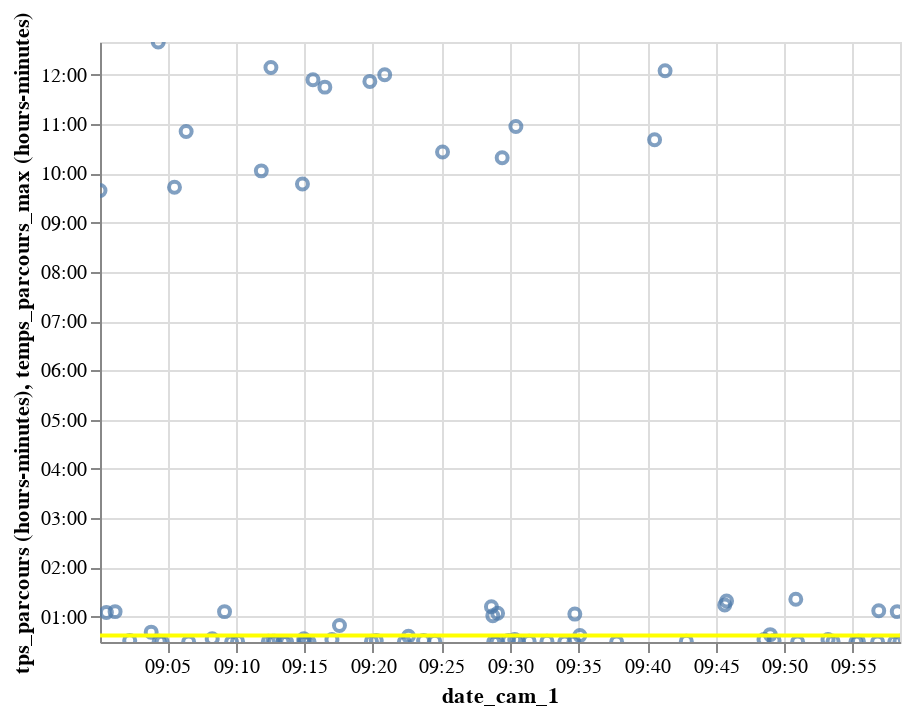

Write notebook code for a chart like this one.
### Code cell
test.graph()

### Figure 1 — Vega-Lite specification as saved in the notebook (floating-point values rounded to 4 significant figures)
{"$schema": "https://vega.github.io/schema/vega-lite/v2.6.0.json", "config": {"view": {"height": 300, "width": 400}}, "datasets": {"data-51ffed09dcfe7e4fa322f18aee914d3d": [{"date_cam_1": "2019-01-29T21:02:16", "date_cam_2": "2019-01-29T21:33:16", "immat": "a9344d65d954c7fedd1110ca4836267e14b4e948", "temps_parcours_max": "2018-01-01T00:37:54", "tps_parcours": "2018-01-01T00:31:00"}, {"date_cam_1": "2019-01-29T21:04:25", "date_cam_2": "2019-01-29T21:34:28", "immat": "2d6ccabd82b99c8f244802dc0987c04f5c147119", "temps_parcours_max": "2018-01-01T00:37:54", "tps_parcours": "2018-01-01T00:30:03"}, {"date_cam_1": "2019-01-29T21:04:38", "date_cam_2": "2019-01-29T21:34:34", "immat": "98af30a48fce5d90aaa4c8db5d55bddc7a5b4520", "temps_parcours_max": "2018-01-01T00:37:54", "tps_parcours": "2018-01-01T00:29:56"}, {"date_cam_1": "2019-01-29T21:06:34", "date_cam_2": "2019-01-29T21:35:40", "immat": "d29404c5b602ffa1c8d9d716cca8f651fba4ef9d", "temps_parcours_max": "2018-01-01T00:37:54", "tps_parcours": "2018-01-01T00:29:06"}, {"date_cam_1": "2019-01-29T21:09:42", "date_cam_2": "2019-01-29T21:38:55", "immat": "399962b015ff0b8db58427e91e6f6462c9df2a74", "temps_parcours_max": "2018-01-01T00:37:54", "tps_parcours": "2018-01-01T00:29:13"}, {"date_cam_1": "2019-01-29T21:10:08", "date_cam_2": "2019-01-29T21:40:16", "immat": "5d984404fa0677235f4a8a906dbb9dbe2be2e06d", "temps_parcours_max": "2018-01-01T00:37:54", "tps_parcours": "2018-01-01T00:30:08"}, {"date_cam_1": "2019-01-29T21:08:17", "date_cam_2": "2019-01-29T21:41:39", "immat": "06b0ad1d1a5a514af5016fb58a37bea307dee0e5", "temps_parcours_max": "2018-01-01T00:37:54", "tps_parcours": "2018-01-01T00:33:22"}, {"date_cam_1": "2019-01-29T21:12:23", "date_cam_2": "2019-01-29T21:42:36", "immat": "69a30d2759840691f4f5574173367f8e583ea17a", "temps_parcours_max": "2018-01-01T00:37:54", "tps_parcours": "2018-01-01T00:30:13"}, {"date_cam_1": "2019-01-29T21:12:42", "date_cam_2": "2019-01-29T21:42:52", "immat": "d5ae4ba85bdef28b59d32d9c648d87c91d6fc8ea", "temps_parcours_max": "2018-01-01T00:37:54", "tps_parcours": "2018-01-01T00:30:10"}, {"date_cam_1": "2019-01-29T21:13:27", "date_cam_2": "2019-01-29T21:42:54", "immat": "6c0ac098582f556199c5bec6f7d92ed7d2e9b653", "temps_parcours_max": "2018-01-01T00:37:54", "tps_parcours": "2018-01-01T00:29:27"}, {"date_cam_1": "2019-01-29T21:12:50", "date_cam_2": "2019-01-29T21:42:57", "immat": "eee51d2e2ebeeef4d3a27e176f9360b7a3c6dd08", "temps_parcours_max": "2018-01-01T00:37:54", "tps_parcours": "2018-01-01T00:30:07"}, {"date_cam_1": "2019-01-29T21:13:43", "date_cam_2": "2019-01-29T21:43:30", "immat": "ec56573e7620bbdc07579d7945ae56b9786d992b", "temps_parcours_max": "2018-01-01T00:37:54", "tps_parcours": "2018-01-01T00:29:47"}, {"date_cam_1": "2019-01-29T21:15:04", "date_cam_2": "2019-01-29T21:44:35", "immat": "388be98e57218419dee7509721c10a3fa1fcda17", "temps_parcours_max": "2018-01-01T00:37:54", "tps_parcours": "2018-01-01T00:29:31"}, {"date_cam_1": "2019-01-29T21:14:58", "date_cam_2": "2019-01-29T21:44:44", "immat": "c2c7a297b19cda08312264552d4950941434af57", "temps_parcours_max": "2018-01-01T00:37:54", "tps_parcours": "2018-01-01T00:29:46"}, {"date_cam_1": "2019-01-29T21:15:21", "date_cam_2": "2019-01-29T21:45:12", "immat": "8073aa6872aacdb7e7e4106ef0b0bb9470e8422c", "temps_parcours_max": "2018-01-01T00:37:54", "tps_parcours": "2018-01-01T00:29:51"}, {"date_cam_1": "2019-01-29T21:03:50", "date_cam_2": "2019-01-29T21:45:15", "immat": "61019137bb39a0566b7b102239961b75119c6f3d", "temps_parcours_max": "2018-01-01T00:37:54", "tps_parcours": "2018-01-01T00:41:25"}, {"date_cam_1": "2019-01-29T21:14:58", "date_cam_2": "2019-01-29T21:48:21", "immat": "f5ee37ea48bb3bb4e229715a6b90b068fee116cd", "temps_parcours_max": "2018-01-01T00:37:54", "tps_parcours": "2018-01-01T00:33:23"}, {"date_cam_1": "2019-01-29T21:17:01", "date_cam_2": "2019-01-29T21:49:19", "immat": "410455320553b613991a5eb67031cf94fa60a364", "temps_parcours_max": "2018-01-01T00:37:54", "tps_parcours": "2018-01-01T00:32:18"}, {"date_cam_1": "2019-01-29T21:19:54", "date_cam_2": "2019-01-29T21:50:31", "immat": "d3ab90443434dfa5fdde24ea0acce846d6fa397f", "temps_parcours_max": "2018-01-01T00:37:54", "tps_parcours": "2018-01-01T00:30:37"}, {"date_cam_1": "2019-01-29T21:22:18", "date_cam_2": "2019-01-29T21:51:28", "immat": "50d2cec6f52af42f54eb1953e1abb2847e8293d3", "temps_parcours_max": "2018-01-01T00:37:54", "tps_parcours": "2018-01-01T00:29:10"}, {"date_cam_1": "2019-01-29T21:20:15", "date_cam_2": "2019-01-29T21:52:10", "immat": "e7881b4a4eabec6b542737f59ead3828862b5022", "temps_parcours_max": "2018-01-01T00:37:54", "tps_parcours": "2018-01-01T00:31:55"}, {"date_cam_1": "2019-01-29T21:24:31", "date_cam_2": "2019-01-29T21:54:39", "immat": "d90d2382c0860ca41a564c74e89d91f1fe916c8b", "temps_parcours_max": "2018-01-01T00:37:54", "tps_parcours": "2018-01-01T00:30:08"}, {"date_cam_1": "2019-01-29T21:23:42", "date_cam_2": "2019-01-29T21:54:52", "immat": "f7108bc9a17409905afec6e69f1c41ce46e21ff1", "temps_parcours_max": "2018-01-01T00:37:54", "tps_parcours": "2018-01-01T00:31:10"}, {"date_cam_1": "2019-01-29T21:29:04", "date_cam_2": "2019-01-29T21:58:05", "immat": "2ebf03cfc1e677856792eeebcc8cbc8b831c9b28", "temps_parcours_max": "2018-01-01T00:37:54", "tps_parcours": "2018-01-01T00:29:01"}, {"date_cam_1": "2019-01-29T21:28:49", "date_cam_2": "2019-01-29T21:58:35", "immat": "8f147f79435a5785525ab44172b7bf28180489e1", "temps_parcours_max": "2018-01-01T00:37:54", "tps_parcours": "2018-01-01T00:29:46"}, {"date_cam_1": "2019-01-29T21:22:36", "date_cam_2": "2019-01-29T21:58:40", "immat": "0b73a5d32432dc41049418702165ef7988deaec7", "temps_parcours_max": "2018-01-01T00:37:54", "tps_parcours": "2018-01-01T00:36:04"}, {"date_cam_1": "2019-01-29T21:29:54", "date_cam_2": "2019-01-29T22:01:17", "immat": "115c419695c88b7c5d7dcdafa22e8f468cd397e8", "temps_parcours_max": "2018-01-01T00:37:54", "tps_parcours": "2018-01-01T00:31:23"}, {"date_cam_1": "2019-01-29T21:30:37", "date_cam_2": "2019-01-29T22:01:19", "immat": "666d0f0b85a4678c7d42fcd2b047cd2688683e51", "temps_parcours_max": "2018-01-01T00:37:54", "tps_parcours": "2018-01-01T00:30:42"}, {"date_cam_1": "2019-01-29T21:31:24", "date_cam_2": "2019-01-29T22:01:47", "immat": "47260f90803046023bfa80a7c0a6cf7c0d0d3cf6", "temps_parcours_max": "2018-01-01T00:37:54", "tps_parcours": "2018-01-01T00:30:23"}, {"date_cam_1": "2019-01-29T21:30:21", "date_cam_2": "2019-01-29T22:03:20", "immat": "e1330371d745717de639ec5a41201458c8e1da7b", "temps_parcours_max": "2018-01-01T00:37:54", "tps_parcours": "2018-01-01T00:32:59"}, {"date_cam_1": "2019-01-29T21:32:42", "date_cam_2": "2019-01-29T22:03:28", "immat": "ef8194d2ee2b5456e3e2705c56eacd2bb23bf0d7", "temps_parcours_max": "2018-01-01T00:37:54", "tps_parcours": "2018-01-01T00:30:46"}, {"date_cam_1": "2019-01-29T21:34:00", "date_cam_2": "2019-01-29T22:03:30", "immat": "db7195333635c8a8a76a41603455160eb12da4b1", "temps_parcours_max": "2018-01-01T00:37:54", "tps_parcours": "2018-01-01T00:29:30"}, {"date_cam_1": "2019-01-29T21:34:40", "date_cam_2": "2019-01-29T22:03:47", "immat": "524f259812b8f221c9ad47b6dd9a8c6aa11bc6f4", "temps_parcours_max": "2018-01-01T00:37:54", "tps_parcours": "2018-01-01T00:29:07"}, {"date_cam_1": "2019-01-29T21:00:34", "date_cam_2": "2019-01-29T22:05:56", "immat": "2dd85b80c98c0b92be9c6cfc0e5c57aa4aa39c66", "temps_parcours_max": "2018-01-01T00:37:54", "tps_parcours": "2018-01-01T01:05:22"}, {"date_cam_1": "2019-01-29T21:17:34", "date_cam_2": "2019-01-29T22:07:02", "immat": "7a385b67acc41e4a8fcdd3eea4e95737116d280e", "temps_parcours_max": "2018-01-01T00:37:54", "tps_parcours": "2018-01-01T00:49:28"}, {"date_cam_1": "2019-01-29T21:37:47", "date_cam_2": "2019-01-29T22:07:18", "immat": "943859dea6e8d75be0ee48bc69cec13209831928", "temps_parcours_max": "2018-01-01T00:37:54", "tps_parcours": "2018-01-01T00:29:31"}, {"date_cam_1": "2019-01-29T21:01:12", "date_cam_2": "2019-01-29T22:07:59", "immat": "402d53e1c25550e26aec8177df16ed1e502987c7", "temps_parcours_max": "2018-01-01T00:37:54", "tps_parcours": "2018-01-01T01:06:47"}, {"date_cam_1": "2019-01-29T21:35:06", "date_cam_2": "2019-01-29T22:13:00", "immat": "0e1cc2d3c20947fefc4a2f436bc63d2e0e7ecc48", "temps_parcours_max": "2018-01-01T00:37:54", "tps_parcours": "2018-01-01T00:37:54"}, {"date_cam_1": "2019-01-29T21:42:52", "date_cam_2": "2019-01-29T22:13:03", "immat": "095179394689e905ed1451c17c2d363883a71b4b", "temps_parcours_max": "2018-01-01T00:37:54", "tps_parcours": "2018-01-01T00:30:11"}, {"date_cam_1": "2019-01-29T21:09:11", "date_cam_2": "2019-01-29T22:15:27", "immat": "d67e07a173974d4d62bdf326ac607634861aa92e", "temps_parcours_max": "2018-01-01T00:37:54", "tps_parcours": "2018-01-01T01:06:16"}, {"date_cam_1": "2019-01-29T21:50:59", "date_cam_2": "2019-01-29T22:20:51", "immat": "97a58bedc8f79bebfdccfc2099e4374e8f4c1bc3", "temps_parcours_max": "2018-01-01T00:37:54", "tps_parcours": "2018-01-01T00:29:52"}, {"date_cam_1": "2019-01-29T21:49:16", "date_cam_2": "2019-01-29T22:20:54", "immat": "c8df230abcc79dde2daf007688e16b2b1b52fb97", "temps_parcours_max": "2018-01-01T00:37:54", "tps_parcours": "2018-01-01T00:31:38"}, {"date_cam_1": "2019-01-29T21:48:32", "date_cam_2": "2019-01-29T22:21:13", "immat": "a12e38b9b38b12291192692253f4f6d6d86ceeb6", "temps_parcours_max": "2018-01-01T00:37:54", "tps_parcours": "2018-01-01T00:32:41"}, {"date_cam_1": "2019-01-29T21:53:34", "date_cam_2": "2019-01-29T22:23:58", "immat": "21e0f4754d4aa5af87c6716a031d804cb258d07a", "temps_parcours_max": "2018-01-01T00:37:54", "tps_parcours": "2018-01-01T00:30:24"}, {"date_cam_1": "2019-01-29T21:55:14", "date_cam_2": "2019-01-29T22:24:50", "immat": "012308ed169eb729fc23018c3dd19a1ceef99a3f", "temps_parcours_max": "2018-01-01T00:37:54", "tps_parcours": "2018-01-01T00:29:36"}, {"date_cam_1": "2019-01-29T21:53:12", "date_cam_2": "2019-01-29T22:25:19", "immat": "b1b7c499f71192608ce2e435e37eb1685e296db5", "temps_parcours_max": "2018-01-01T00:37:54", "tps_parcours": "2018-01-01T00:32:07"}, {"date_cam_1": "2019-01-29T21:55:25", "date_cam_2": "2019-01-29T22:25:41", "immat": "babf38a81b7b6a4458d435933514d0303a820c1d", "temps_parcours_max": "2018-01-01T00:37:54", "tps_parcours": "2018-01-01T00:30:16"}, {"date_cam_1": "2019-01-29T21:56:49", "date_cam_2": "2019-01-29T22:26:22", "immat": "449fb7eee68ef5284b2f4697e5ac7a771f8d4d78", "temps_parcours_max": "2018-01-01T00:37:54", "tps_parcours": "2018-01-01T00:29:33"}, {"date_cam_1": "2019-01-29T21:58:04", "date_cam_2": "2019-01-29T22:27:29", "immat": "40b18d755204e773d7aede3924b948593c39de78", "temps_parcours_max": "2018-01-01T00:37:54", "tps_parcours": "2018-01-01T00:29:25"}, {"date_cam_1": "2019-01-29T21:48:59", "date_cam_2": "2019-01-29T22:27:39", "immat": "9cfaeb7c92b9226acbc618fd02367863b9d1b859", "temps_parcours_max": "2018-01-01T00:37:54", "tps_parcours": "2018-01-01T00:38:40"}, {"date_cam_1": "2019-01-29T21:58:27", "date_cam_2": "2019-01-29T22:29:11", "immat": "c0ce714b82bbdec030a856617967d3a069cdef39", "temps_parcours_max": "2018-01-01T00:37:54", "tps_parcours": "2018-01-01T00:30:44"}, {"date_cam_1": "2019-01-29T21:28:45", "date_cam_2": "2019-01-29T22:30:24", "immat": "ed3aaca3ad89cac2b81f337cc56456f8a159486e", "temps_parcours_max": "2018-01-01T00:37:54", "tps_parcours": "2018-01-01T01:01:39"}, {"date_cam_1": "2019-01-29T21:29:06", "date_cam_2": "2019-01-29T22:33:26", "immat": "05b835800ab3bac94596dba22e0e1682378f12de", "temps_parcours_max": "2018-01-01T00:37:54", "tps_parcours": "2018-01-01T01:04:20"}, {"date_cam_1": "2019-01-29T21:34:44", "date_cam_2": "2019-01-29T22:38:25", "immat": "2e316fe854a8eb7d80ebfa76a0f7be0cb1c8f954", "temps_parcours_max": "2018-01-01T00:37:54", "tps_parcours": "2018-01-01T01:03:41"}, {"date_cam_1": "2019-01-29T21:28:39", "date_cam_2": "2019-01-29T22:41:27", "immat": "b009abd941baa3b3aad976d30728bca9f2ffb1ae", "temps_parcours_max": "2018-01-01T00:37:54", "tps_parcours": "2018-01-01T01:12:48"}, {"date_cam_1": "2019-01-29T21:45:40", "date_cam_2": "2019-01-29T22:59:43", "immat": "28f5303bcf03e08c481eb3d3202d22e9ebb3e6b7", "temps_parcours_max": "2018-01-01T00:37:54", "tps_parcours": "2018-01-01T01:14:03"}, {"date_cam_1": "2019-01-29T21:56:54", "date_cam_2": "2019-01-29T23:03:59", "immat": "c8712169e00b4c1a00d9d9c506c0e9079f067a1e", "temps_parcours_max": "2018-01-01T00:37:54", "tps_parcours": "2018-01-01T01:07:05"}, {"date_cam_1": "2019-01-29T21:45:48", "date_cam_2": "2019-01-29T23:04:50", "immat": "a53d319d3f20be94e32a1762f083a467b77add44", "temps_parcours_max": "2018-01-01T00:37:54", "tps_parcours": "2018-01-01T01:19:02"}, {"date_cam_1": "2019-01-29T21:58:15", "date_cam_2": "2019-01-29T23:04:58", "immat": "e0b205b3f0de47e35ce78c8162b91b11b194408d", "temps_parcours_max": "2018-01-01T00:37:54", "tps_parcours": "2018-01-01T01:06:43"}, {"date_cam_1": "2019-01-29T21:50:51", "date_cam_2": "2019-01-29T23:11:51", "immat": "4be07c60d498afe0a1ce59434c22b544cbd87aea", "temps_parcours_max": "2018-01-01T00:37:54", "tps_parcours": "2018-01-01T01:21:00"}, {"date_cam_1": "2019-01-29T21:00:06", "date_cam_2": "2019-01-30T06:39:47", "immat": "2372d7a185352afd9a1fd4c3a13f5c50ee9739da", "temps_parcours_max": "2018-01-01T00:37:54", "tps_parcours": "2018-01-01T09:39:41"}, {"date_cam_1": "2019-01-29T21:05:32", "date_cam_2": "2019-01-30T06:49:16", "immat": "e404858e8b99d7ced20cbfdc0cde8eb095ca9a2a", "temps_parcours_max": "2018-01-01T00:37:54", "tps_parcours": "2018-01-01T09:43:44"}, {"date_cam_1": "2019-01-29T21:14:52", "date_cam_2": "2019-01-30T07:02:34", "immat": "a18052ffcc0999dfafa70a813a8ede428114d6b7", "temps_parcours_max": "2018-01-01T00:37:54", "tps_parcours": "2018-01-01T09:47:42"}, {"date_cam_1": "2019-01-29T21:11:52", "date_cam_2": "2019-01-30T07:15:44", "immat": "37c7c00d2190563aab20a17107d7dfa1f26ba6d7", "temps_parcours_max": "2018-01-01T00:37:54", "tps_parcours": "2018-01-01T10:03:52"}, {"date_cam_1": "2019-01-29T21:29:26", "date_cam_2": "2019-01-30T07:49:01", "immat": "fd34d27f2b11c4b8616388183f18cd337abe6b2f", "temps_parcours_max": "2018-01-01T00:37:54", "tps_parcours": "2018-01-01T10:19:35"}, {"date_cam_1": "2019-01-29T21:25:05", "date_cam_2": "2019-01-30T07:51:26", "immat": "0dc794d0a41b8413561141d75ac187c07039320a", "temps_parcours_max": "2018-01-01T00:37:54", "tps_parcours": "2018-01-01T10:26:21"}, {"date_cam_1": "2019-01-29T21:06:23", "date_cam_2": "2019-01-30T07:58:14", "immat": "1daa3d30410c71b8a1fe89a4b384723da625a789", "temps_parcours_max": "2018-01-01T00:37:54", "tps_parcours": "2018-01-01T10:51:51"}, {"date_cam_1": "2019-01-29T21:40:33", "date_cam_2": "2019-01-30T08:22:25", "immat": "348b0379fd666203bb74c692c34746364d8d60aa", "temps_parcours_max": "2018-01-01T00:37:54", "tps_parcours": "2018-01-01T10:41:52"}, {"date_cam_1": "2019-01-29T21:30:26", "date_cam_2": "2019-01-30T08:27:42", "immat": "4a2f077c00d32f5d851f576845f8d1122fb6caa1", "temps_parcours_max": "2018-01-01T00:37:54", "tps_parcours": "2018-01-01T10:57:16"}, {"date_cam_1": "2019-01-29T21:16:30", "date_cam_2": "2019-01-30T09:02:13", "immat": "3a1b3ac269d89ed506f23437718c899d85695081", "temps_parcours_max": "2018-01-01T00:37:54", "tps_parcours": "2018-01-01T11:45:43"}, {"date_cam_1": "2019-01-29T21:15:38", "date_cam_2": "2019-01-30T09:10:16", "immat": "ed67be7f0931fd2babbd7670b5354e369a3b8b59", "temps_parcours_max": "2018-01-01T00:37:54", "tps_parcours": "2018-01-01T11:54:38"}, {"date_cam_1": "2019-01-29T21:19:47", "date_cam_2": "2019-01-30T09:12:19", "immat": "780c9b91ee8143929b83a43278cb15ca4bd2e0c1", "temps_parcours_max": "2018-01-01T00:37:54", "tps_parcours": "2018-01-01T11:52:32"}, {"date_cam_1": "2019-01-29T21:20:52", "date_cam_2": "2019-01-30T09:21:16", "immat": "cf40936a8faa9562a7545711a23745df7b24f911", "temps_parcours_max": "2018-01-01T00:37:54", "tps_parcours": "2018-01-01T12:00:24"}, {"date_cam_1": "2019-01-29T21:12:34", "date_cam_2": "2019-01-30T09:22:33", "immat": "4b0f41c0ab75c9e993d1dfe381c8c33284871315", "temps_parcours_max": "2018-01-01T00:37:54", "tps_parcours": "2018-01-01T12:09:59"}, {"date_cam_1": "2019-01-29T21:04:21", "date_cam_2": "2019-01-30T09:45:10", "immat": "eccb067bf49375af36fb7141f2a3f4d8f41ac319", "temps_parcours_max": "2018-01-01T00:37:54", "tps_parcours": "2018-01-01T12:40:49"}, {"date_cam_1": "2019-01-29T21:41:19", "date_cam_2": "2019-01-30T09:46:29", "immat": "b84bc61a51e011fccbf970f9c69abc195217eb05", "temps_parcours_max": "2018-01-01T00:37:54", "tps_parcours": "2018-01-01T12:05:10"}]}, "layer": [{"data": {"name": "data-51ffed09dcfe7e4fa322f18aee914d3d"}, "encoding": {"tooltip": {"field": "tps_parcours", "timeUnit": "hoursminutes", "type": "temporal"}, "x": {"field": "date_cam_1", "type": "temporal"}, "y": {"field": "tps_parcours", "timeUnit": "hoursminutes", "type": "temporal"}}, "mark": "point", "selection": {"selector024": {"bind": "scales", "encodings": ["x", "y"], "mark": {"fill": "#333", "fillOpacity": 0.125, "stroke": "white"}, "on": "[mousedown, window:mouseup] > window:mousemove!", "resolve": "global", "translate": "[mousedown, window:mouseup] > window:mousemove!", "type": "interval", "zoom": "wheel!"}}}, {"data": {"name": "data-51ffed09dcfe7e4fa322f18aee914d3d"}, "encoding": {"tooltip": {"field": "temps_parcours_max", "timeUnit": "hoursminutes", "type": "temporal"}, "x": {"field": "date_cam_1", "type": "temporal"}, "y": {"field": "temps_parcours_max", "timeUnit": "hoursminutes", "type": "temporal"}}, "mark": {"color": "yellow", "type": "line"}}]}
